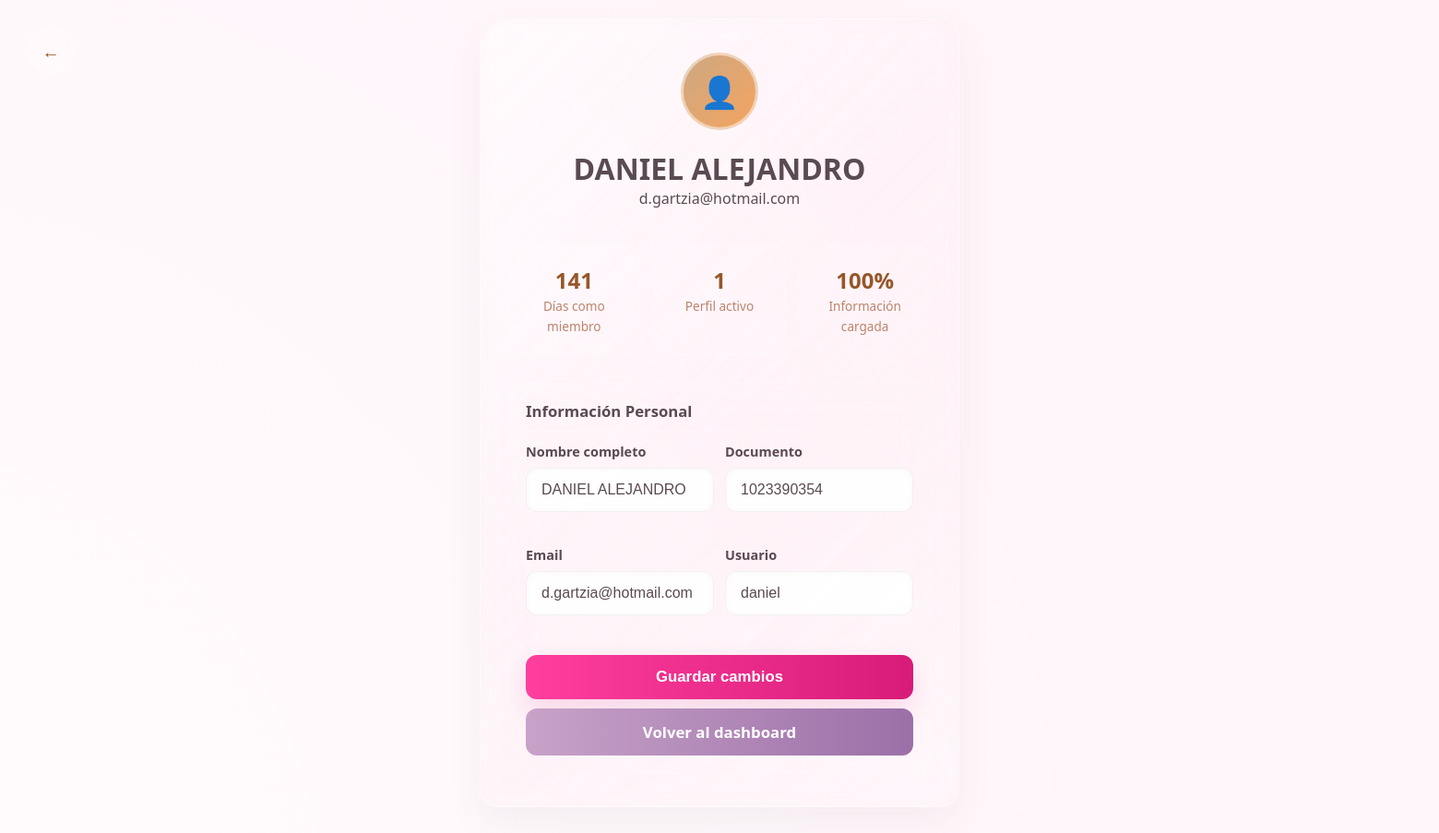
The app's page /perfil.html (signed in) with its own data.
### app.py (models this page shows, shortened)
class Usuario(db.Model):
    __tablename__ = "usuarios"
    id = db.Column(db.Integer, primary_key=True)
    nombre = db.Column(db.String(150), nullable=False)
    documento = db.Column(db.String(50), unique=True, nullable=False)
    email = db.Column(db.String(150), unique=True, nullable=False)
    usuario = db.Column(db.String(80), unique=True, nullable=False)
    fecha_nacimiento = db.Column(db.Date, nullable=False)
    password_hash = db.Column(db.String(255), nullable=False)
    creado_en = db.Column(db.DateTime, default=datetime.utcnow)
    mensajes = db.relationship("MensajeContacto", backref="usuario_rel", lazy=True)

### app.py (the view, shortened to what this page needs)
@app.route("/perfil.html", methods=["GET", "POST"])
def perfil():
    if not login_required():
        return redirect(url_for("login"))
    user = get_current_user()
    member_days = (date.today() - user.creado_en.date()).days + 1
    return render_template("perfil.html", member_days=member_days)

### app.py (called while the page is built)
def get_current_user():
    uid = session.get("user_id")
    if not uid:
        return None
    return Usuario.query.get(uid)

@app.context_processor
def inject_user():
    return {"usuario_actual": get_current_user()}

def login_required():
    if not get_current_user():
        flash("Debes iniciar sesión para continuar.", "error")
        return False
    return True

### templates/perfil.html (shortened to what this page needs)
<!DOCTYPE html>
<html lang="es">
<head>
    <link rel="stylesheet" href="{{ url_for('static', filename='registro.css') }}">
</head>
<body>
<a href="{{ url_for('dashboard') }}" class="back-btn">←</a>
<div class="glass-container">
    <div class="profile-header">
        <div class="profile-avatar">👤</div>
        <h1 id="profileName">{{ usuario_actual.nombre }}</h1>
        <p id="profileEmail">{{ usuario_actual.email }}</p>
    </div>
    <div class="profile-stats">
        <div class="stat-card">
            <span class="stat-number" id="memberDays">{{ member_days }}</span>
            <span class="stat-label">Días como miembro</span>
        </div>
        <div class="stat-card">
            <span class="stat-number">1</span>
            <span class="stat-label">Perfil activo</span>
        </div>
        <div class="stat-card">
            <span class="stat-number">100%</span>
            <span class="stat-label">Información cargada</span>
        </div>
    </div>
    <form class="profile-form" method="post">
        <div class="form-section">
            <h3>Información Personal</h3>
            <div class="form-row">
                <div class="form-group">
                    <label for="profileNombre">Nombre completo</label>
                    <input type="text" id="profileNombre" name="nombre" value="{{ usuario_actual.nombre }}">
                </div>
                <div class="form-group">
                    <label for="profileDocumento">Documento</label>
                    <input type="text" id="profileDocumento" name="documento" value="{{ usuario_actual.documento }}">
                </div>
            </div>
            <div class="form-row">
                <div class="form-group">
                    <label for="profileEmailInput">Email</label>
                    <input type="email" id="profileEmailInput" name="email" value="{{ usuario_actual.email }}">
                </div>
                <div class="form-group">
                    <label for="profileUsuario">Usuario</label>
                    <input type="text" id="profileUsuario" value="{{ usuario_actual.usuario }}" disabled>
                </div>
            </div>
        </div>
        <div class="form-actions">
            <button type="submit" class="submit-btn enabled">Guardar cambios</button>
            <a href="{{ url_for('dashboard') }}" class="secondary-btn">Volver al dashboard</a>
        </div>
    </form>
</div>
</body>
</html>

### records on screen
Usuario: nombre "DANIEL ALEJANDRO", email "d.gartzia@hotmail.com", documento "1023390354", usuario "daniel"
